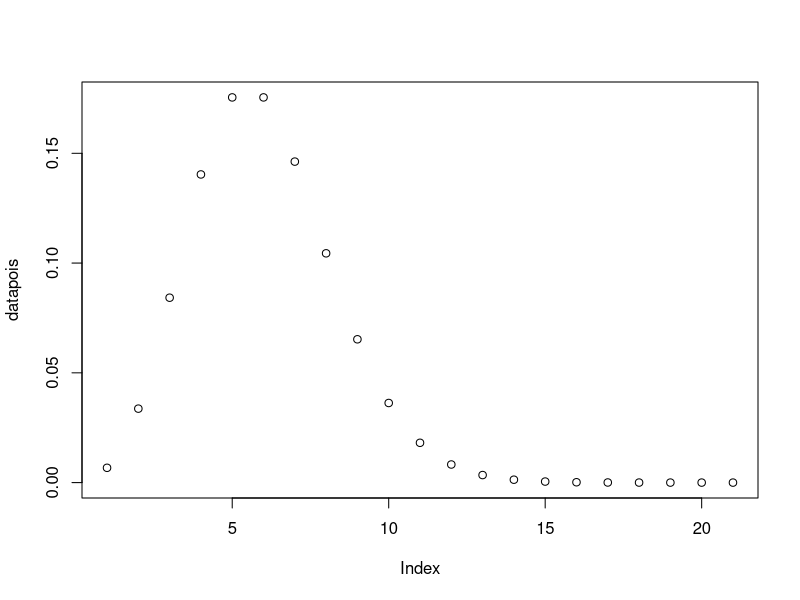
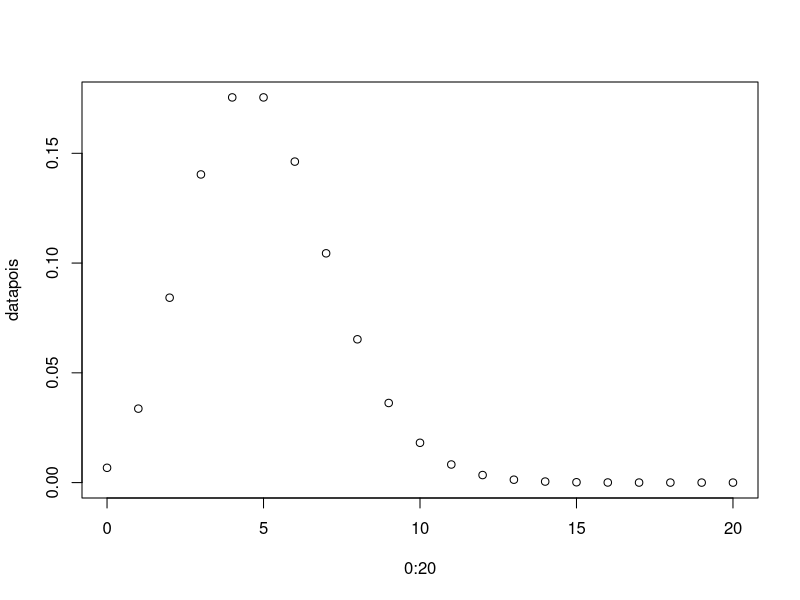
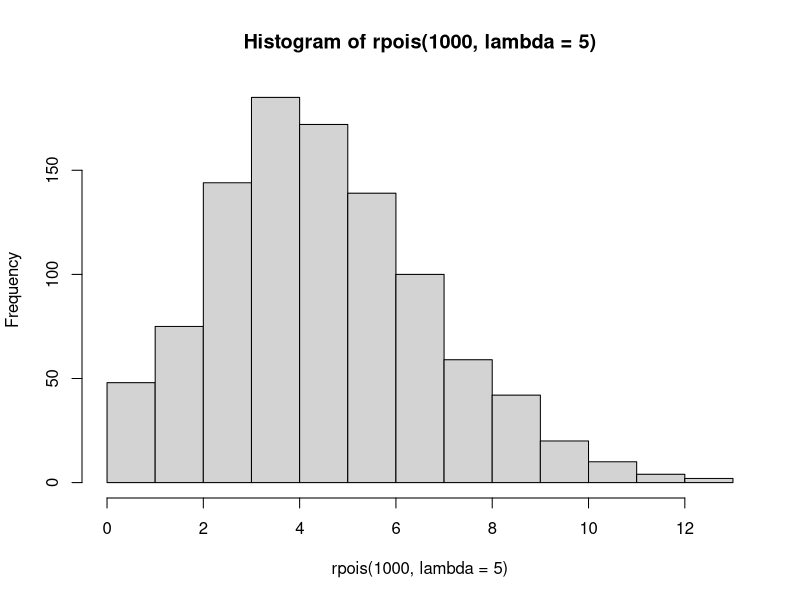

Source code (R) for these figures, in order:
## ---- chunk 1
knitr::opts_chunk$set(echo = TRUE)
options(tinytext.verbosse = T)
## ---- chunk 2
L=5

datapois<-dpois(x= 0:20, lambda=L)
plot(datapois)
plot(0:20, datapois)
ppois(0:20, L)
qpois(0.5,5)
hist(rpois(1000, lambda = 5))
